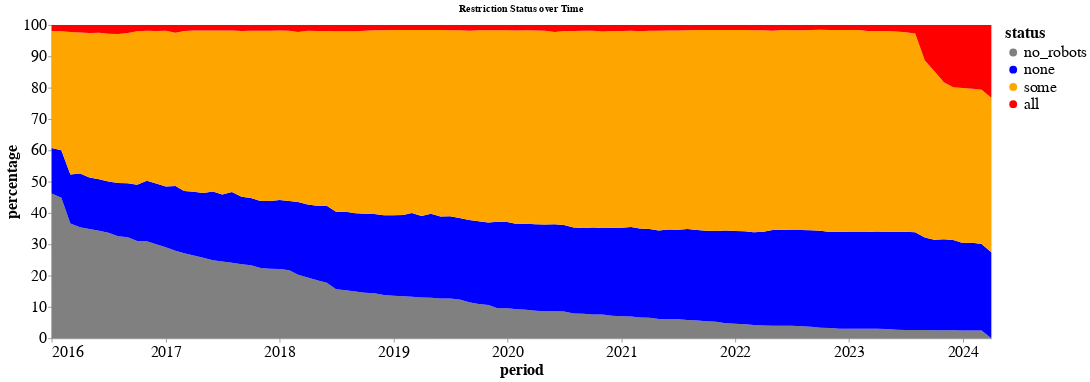

Source (notebook cell):
### Markdown cell above
### Plot Temporal Robots Area Chart

### Code cell
# for agent in agents_to_track:
#     robots_util.plot_robots_time_map(robots_temporal_summary, agent)

# for group in agent_groups_to_track:
#     print(group)
chart = robots_util.plot_robots_time_map_altair(
    robots_temporal_head_summary, 
    agent_type="Combined Agent", 
    period_col='period', 
    status_col='status', 
    val_col='tokens',  # "count" / "tokens"
    title='Restriction Status over Time', 
    ordered_statuses=['no_robots', 'none', 'some', 'all'], 
    status_colors={'no_robots': 'gray', 'none': 'blue', 'some': 'orange', 'all': 'red'}
)
chart.show()

### Figure 1 — Vega-Lite specification as saved in the notebook (floating-point values rounded to 4 significant figures; data arrays with more than 128 entries replaced by an {"elided": "..."} marker saying what was removed)
{"config": {"view": {"continuousWidth": 300, "continuousHeight": 300}, "axis": {"domain": true, "labelFont": "sans-serif", "labelFontSize": 20, "titleFont": "sans-serif", "titleFontSize": 20}, "axisX": {"domain": true, "format": "%Y", "labelAngle": 0, "labelExpr": "timeFormat(datum.value, '%Y')", "tickCount": "year"}, "axisY": {"domain": true, "format": ".0f", "labelExpr": "datum.value * 100"}, "legend": {"labelFont": "sans-serif", "labelFontSize": 20, "titleFont": "sans-serif", "titleFontSize": 20}}, "data": {"name": "data-9c81ac2a1c99ede0f2b448219b27ee0e"}, "mark": {"type": "area"}, "encoding": {"color": {"field": "status", "scale": {"domain": ["no_robots", "none", "some", "all"], "range": ["gray", "blue", "orange", "red"]}, "title": "status", "type": "nominal"}, "order": {"field": "order", "type": "quantitative"}, "x": {"axis": {"format": "%Y", "title": "period"}, "field": "period", "type": "temporal"}, "y": {"axis": {"format": ".0f", "title": "percentage"}, "field": "percentage", "scale": {"domain": [0, 1]}, "type": "quantitative"}}, "height": 400, "title": "Restriction Status over Time", "width": 1200, "$schema": "https://vega.github.io/schema/vega-lite/v5.17.0.json", "datasets": {"data-9c81ac2a1c99ede0f2b448219b27ee0e": {"elided": "400 records"}}}
